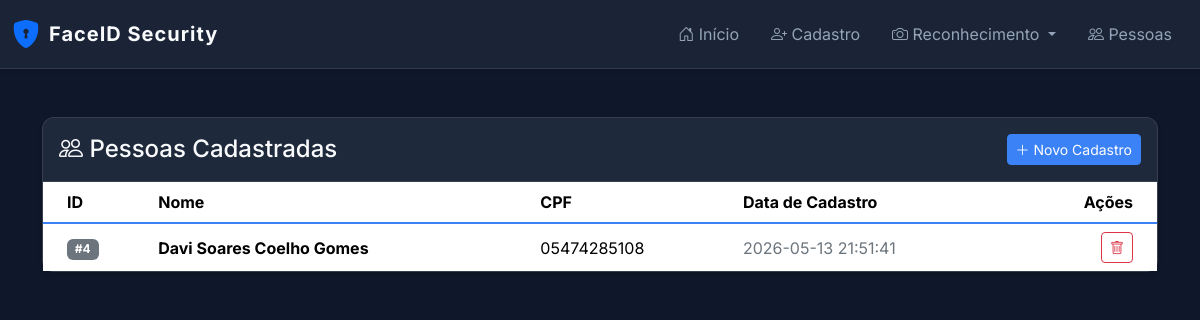
The app's page /lista, older data.
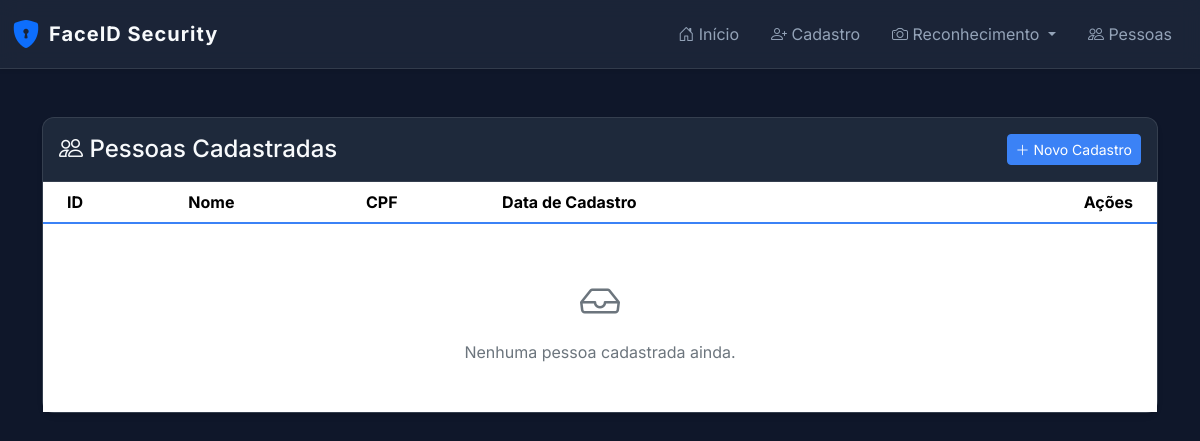
The same page, newer data.
### tables this page shows
CREATE TABLE pessoas(
            id INTEGER PRIMARY KEY AUTOINCREMENT,
            nome TEXT,
            cpf TEXT,
            data_cadastro DATETIME DEFAULT CURRENT_TIMESTAMP
        );

### app.py (the view)
@app.route('/lista')
def lista():
    conn = get_db()
    pessoas = conn.execute("SELECT * FROM pessoas ORDER BY id DESC").fetchall()
    conn.close()
    return render_template('lista.html', pessoas=pessoas)

### app.py (called while the page is built)
def get_db():
    conn = sqlite3.connect(DB)
    conn.row_factory = sqlite3.Row
    return conn

### templates/lista.html
{% extends 'base.html' %}
{% block content %}
<div class="card">
    <div class="card-header py-3 d-flex justify-content-between align-items-center">
        <h4 class="mb-0"><i class="bi bi-people"></i> Pessoas Cadastradas</h4>
        <a href="{{ url_for('cadastro') }}" class="btn btn-sm btn-primary"><i class="bi bi-plus-lg"></i> Novo Cadastro</a>
    </div>
    <div class="card-body p-0">
        <div class="table-responsive">
            <table class="table table-hover table-borderless mb-0">
                <thead class="bg-dark text-secondary">
                    <tr>
                        <th class="ps-4">ID</th>
                        <th>Nome</th>
                        <th>CPF</th>
                        <th>Data de Cadastro</th>
                        <th class="text-end pe-4">Ações</th>
                    </tr>
                </thead>
                <tbody>
                    {% for p in pessoas %}
                    <tr>
                        <td class="ps-4 align-middle"><span class="badge bg-secondary">#{{ p['id'] }}</span></td>
                        <td class="fw-bold align-middle">{{ p['nome'] }}</td>
                        <td class="align-middle">{{ p['cpf'] }}</td>
                        <td class="text-secondary align-middle">{{ p['data_cadastro'] }}</td>
                        <td class="text-end pe-4 align-middle">
                            <form action="{{ url_for('deletar', id=p['id']) }}" method="POST" class="d-inline" onsubmit="return confirm('Tem certeza que deseja excluir esta pessoa e todas as suas imagens?');">
                                <button type="submit" class="btn btn-sm btn-outline-danger" title="Deletar">
                                    <i class="bi bi-trash"></i>
                                </button>
                            </form>
                        </td>
                    </tr>
                    {% else %}
                    <tr>
                        <td colspan="5" class="text-center py-5 text-secondary">
                            <i class="bi bi-inbox fs-1 d-block mb-2"></i>
                            Nenhuma pessoa cadastrada ainda.
                        </td>
                    </tr>
                    {% endfor %}
                </tbody>
            </table>
        </div>
    </div>
</div>
{% endblock %}

### templates/base.html (shortened to what this page needs)
<!DOCTYPE html>
<html lang="pt-BR">
<head>
    <link href="https://cdn.jsdelivr.net/npm/bootstrap@5.3.2/dist/css/bootstrap.min.css" rel="stylesheet">
    <link href="https://cdn.jsdelivr.net/npm/bootstrap-icons@1.11.1/font/bootstrap-icons.css" rel="stylesheet">
    <link rel="stylesheet" href="{{ url_for('static', filename='css/style.css') }}">
</head>
<body>
<nav class="navbar navbar-expand-lg navbar-dark sticky-top shadow-sm">
  <div class="container-fluid">
    <a class="navbar-brand d-flex align-items-center" href="{{ url_for('index') }}">
      <i class="bi bi-shield-lock-fill fs-3 text-primary me-2"></i> FaceID Security
    </a>
    <div class="collapse navbar-collapse" id="navbarNav">
      <ul class="navbar-nav ms-auto">
        <li class="nav-item">
          <a class="nav-link px-3" href="{{ url_for('index') }}"><i class="bi bi-house-door"></i> Início</a>
        </li>
        <li class="nav-item">
          <a class="nav-link px-3" href="{{ url_for('cadastro') }}"><i class="bi bi-person-plus"></i> Cadastro</a>
        </li>
        <li class="nav-item dropdown">
          <a class="nav-link dropdown-toggle px-3" href="#" role="button" data-bs-toggle="dropdown">
            <i class="bi bi-camera"></i> Reconhecimento
          </a>
        </li>
        <li class="nav-item">
          <a class="nav-link px-3" href="{{ url_for('lista') }}"><i class="bi bi-people"></i> Pessoas</a>
        </li>
      </ul>
    </div>
  </div>
</nav>
<main class="container py-5">
    {% block content %}{% endblock %}
</main>
</body>
</html>

### static/css/style.css (style rules this page uses)
:root { --bg-primary: #0f172a; --bg-secondary: #1e293b; --text-primary: #f8fafc; --text-secondary: #94a3b8; --accent: #3b82f6; --accent-hover: #2563eb; --success: #10b981; --danger: #ef4444; }
body { background-color: var(--bg-primary); color: var(--text-primary); font-family: 'Inter', 'Segoe UI', Tahoma, Geneva, Verdana, sans-serif; margin: 0; padding: 0; overflow-x: hidden; }
.navbar { background-color: rgba(30, 41, 59, 0.8) !important; backdrop-filter: blur(10px); border-bottom: 1px solid rgba(255, 255, 255, 0.1); }
.navbar-brand { font-weight: 700; letter-spacing: 1px; color: var(--text-primary) !important; }
.nav-link { color: var(--text-secondary) !important; transition: color 0.3s ease; }
.card { color: var(--text-primary); background-color: var(--bg-secondary); border: 1px solid rgba(255, 255, 255, 0.1); border-radius: 12px; box-shadow: 0 4px 6px -1px rgba(0, 0, 0, 0.1), 0 2px 4px -1px rgba(0, 0, 0, 0.06); transition: transform 0.3s ease, box-shadow 0.3s ease; }
.card-header { background-color: transparent; border-bottom: 1px solid rgba(255, 255, 255, 0.1); color: var(--text-primary); font-weight: 600; }
.btn-primary { background-color: var(--accent); border-color: var(--accent); transition: all 0.3s ease; }
.table { color: var(--text-primary); }
.table td, .table th { border-color: rgba(255, 255, 255, 0.1); }
.table thead th { border-bottom: 2px solid var(--accent); }

Row changes from the older to the newer data that the page shows:
removed pessoas: id "4", nome "Davi Soares Coelho Gomes", cpf "05474285108", data_cadastro "2026-05-13 21:51:41"
Text that changed along with them:
text now shown: "Nenhuma pessoa cadastrada ainda."
